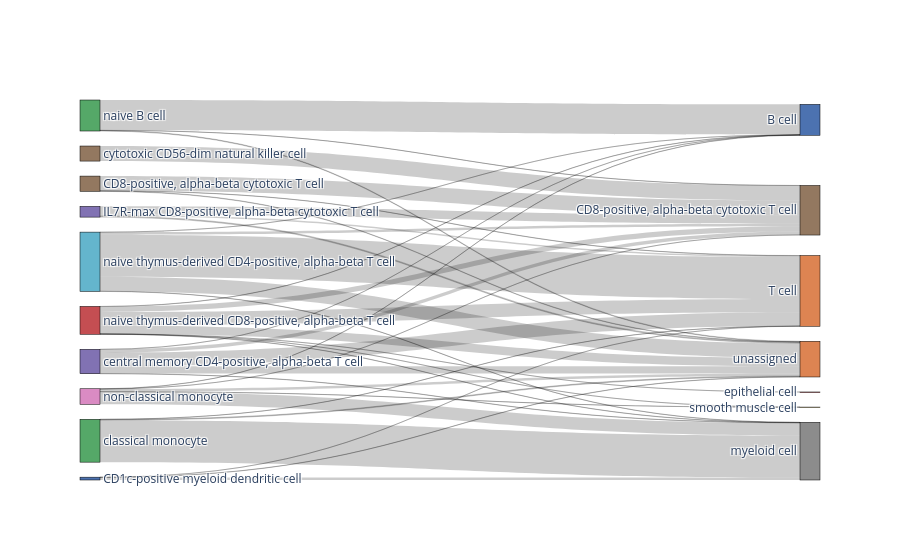

Notebook cell for this chart:
### Markdown cell above
## cellassign_label vs Sig-annot

### Code cell
fig = bc.tl.report(adata_pred, 
                   celltype =  "dblabel", method = "cellassign", 
                   analysis_name =  "cellassign",
             train_datasets= "cellassign", test_dataset= "pbmc3k", name_report= "cellassign_example",
             merge = merge, name_prediction = 'dblabel_cellassign', 
             use_raw = use_raw,  genes_to_use = genes_to_use,
             remove_nonshared = False, clustering =clustering, asymmetric_matrix = True)

### Figure 1 — Plotly figure (JSON) as saved in the notebook; plotly's stock layout.template omitted (floating-point values rounded to 4 significant figures)
{"data": [{"link": {"source": [8, 8, 8, 8, 8, 8, 8, 6, 6, 6, 3, 3, 3, 3, 3, 4, 4, 4, 2, 2, 2, 9, 9, 9, 9, 9, 7, 7, 7, 7, 7, 1, 1, 1, 5, 0, 0, 0], "target": [16, 10, 12, 14, 11, 15, 13, 16, 10, 11, 16, 10, 12, 14, 11, 16, 12, 14, 16, 12, 11, 16, 10, 14, 11, 15, 16, 10, 12, 14, 11, 16, 12, 11, 11, 16, 12, 14], "value": [87, 2, 137, 2, 55, 1, 1, 6, 310, 1, 73, 1, 140, 2, 34, 8, 1, 429, 10, 13, 87, 26, 2, 129, 1, 1, 149, 1, 429, 2, 25, 4, 2, 150, 154, 2, 1, 26]}, "node": {"color": ["#4c72b0", "#937860", "#8172b3", "#8172b3", "#55a868", "#937860", "#55a868", "#64b5cd", "#c44e52", "#da8bc3", "#4c72b0", "#937860", "#dd8452", "#c44e52", "#8c8c8c", "#ccb974", "#dd8452"], "label": ["CD1c-positive myeloid dendritic cell", "CD8-positive, alpha-beta cytotoxic T cell", "IL7R-max CD8-positive, alpha-beta cytotoxic T cell", "central memory CD4-positive, alpha-beta T cell", "classical monocyte", "cytotoxic CD56-dim natural killer cell", "naive B cell", "naive thymus-derived CD4-positive, alpha-beta T cell", "naive thymus-derived CD8-positive, alpha-beta T cell", "non-classical monocyte", "B cell", "CD8-positive, alpha-beta cytotoxic T cell", "T cell", "epithelial cell", "myeloid cell", "smooth muscle cell", "unassigned"], "line": {"color": "black", "width": 0.5}, "pad": 15, "thickness": 20}, "type": "sankey"}], "layout": {}}
